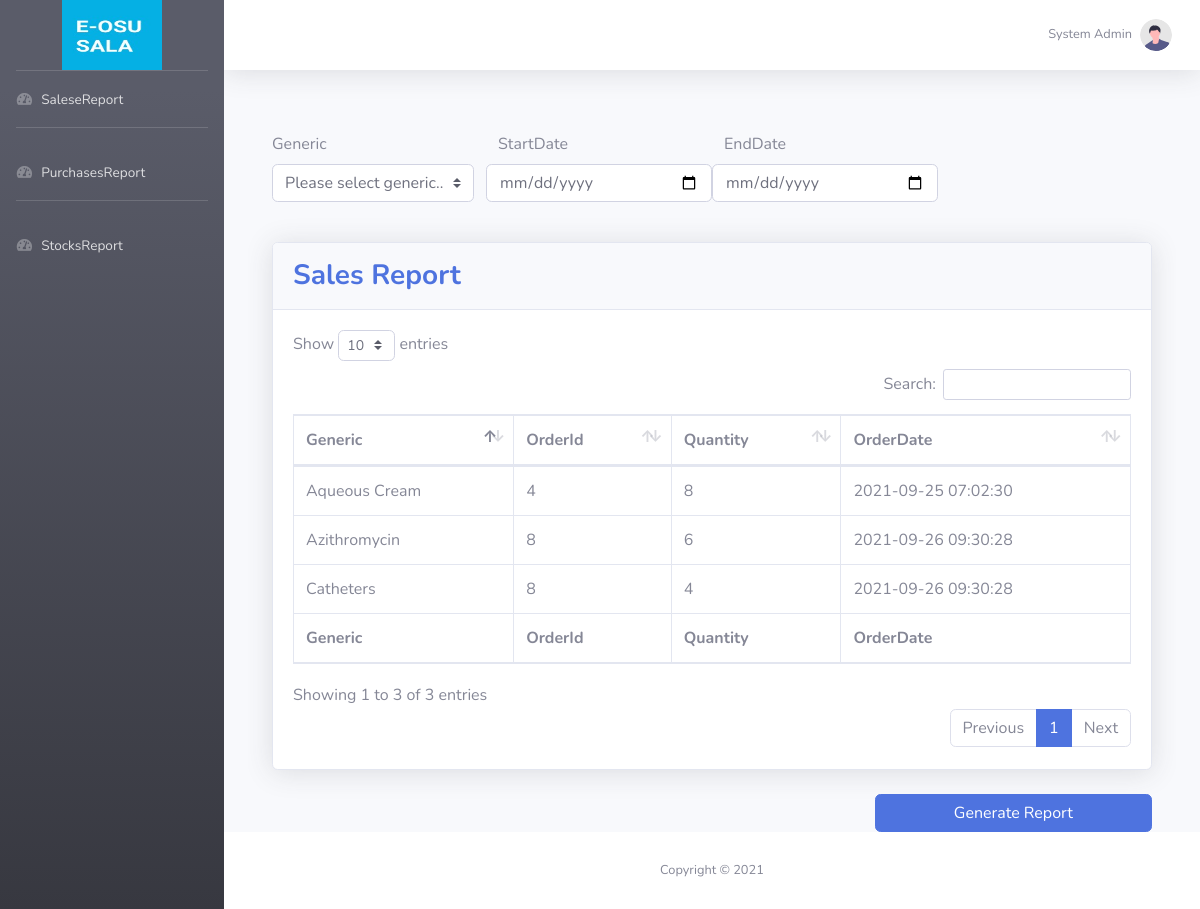
Page /view/report.php (signed in) on the committed database.
### tables this page shows
CREATE TABLE `bill` (
  `bill_id` int(11) NOT NULL,
  `customer_id` int(11) NOT NULL,
  `status` tinyint(4) NOT NULL DEFAULT 0,
  `create_date` datetime NOT NULL
);

### view/salesReport.php (the view, shortened to what this page needs)
<!DOCTYPE html>
<html lang="en">
<head>
</head>
<body id="page-top">
    <?php include '../config/database.php';
    ?>
    <form method="POST" action="report.php?page=salesReport">
        <div id="wrapper">
            <div id="content-wrapper" class="d-flex flex-column">
                <div id="content">
                    <div class="container-fluid">
                        <div class="row ">
                            <div class="col-3">
                                <label for="generic">Generic</label><br>
                                <select class="custom-select" id="generic_search" name="generic_search" required>
                                    <option disabled selected>Please select generic..</option>
                                </select>
                            </div>
                            <div class="col-3">
                                <label for="startdate">StartDate</label><br>
                                <div class="form-group row">
                                    <input type="date" class="form-control form-control-user" id="startdate" required
                                        name="startdate" placeholder="startdate">
                                </div>
                            </div>
                            <div class="col-3">
                                <label for="enddate">EndDate</label><br>
                                <div class="form-group row">
                                    <input type="date" class="form-control form-control-user" id="enddate" required
                                        name="enddate" placeholder="enddate">
                                </div>
                            </div>
                        </div>
                        <br>
                        <div class="card shadow mb-4">
                            <div class="card-header py-3">
                                <h3 class="m-0 font-weight-bold text-primary">Sales Report</h3>
                            </div>
                            <div class="card-body">
                                <div class="table-responsive">
                                    <table class="table table-bordered" id="dataTable12" width="100%" cellspacing="0">
                                        <thead>
                                            <tr>
                                                <th>Generic</th>
                                                <th>OrderId</th>
                                                <th>Quantity</th>
                                                <th>OrderDate</th>
                                            </tr>
                                        </thead>
                                        <tfoot>
                                            <tr>
                                                <th>Generic</th>
                                                <th>OrderId</th>
                                                <th>Quantity</th>
                                                <th>OrderDate</th>
                                            </tr>
                                        </tfoot>
                                        <tbody>
                                            <?php
                $sql = " SELECT SUM(Bill_item.quantity) as tot,Bill.bill_id as OrderID,Bill.create_date as date,
                GROUP_CONCAT(Product.name) as prod_list,Generic.name as generic
                FROM `Bill_item` , Bill, Product,Generic
                WHERE Bill.status = 1
                AND Bill_item.bill_id = Bill.bill_id
                AND Product.product_id = Bill_item.product_id
                AND Generic.generic_id = Product.Generic_generic_id ";
                $sql .= " GROUP BY Generic.generic_id  ";
                $cus = $conn->query($sql);
                if($cus ){
                                        while($row=$cus->fetch_assoc()):
                ?>
                                            <tr>
                                                <td><?php echo $row["generic"];  ?> </td>
                                                <td> <?php echo $row["OrderID"];  ?></td>
                                                <td> <?php echo $row["tot"];  ?></td>
                                                <td> <?php echo $row["date"];  ?></td>
                                            </tr>
                                            <?php
                                                endwhile;  } ?>
                                        </tbody>
                                    </table>
                                </div>
                            </div>
                        </div>
                        <div class="row ">
                            <div class="col-8"></div>
                            <div class="col-4">
                                <button type="submit" class="btn btn-primary btn-user btn-block">
                                    Generate Report
                            </div>
                        </div>
                    </div>
                </div>
            </div>
        </div>
    </form>
</body>
</html>

### rows in the picture
bill: generic "Aqueous Cream", bill_id "4", tot "8", create_date "2021-09-25 07:02:30"
bill: generic "Azithromycin", bill_id "8", tot "6", create_date "2021-09-26 09:30:28", generic "Catheters", tot "4"

### other values in the picture
$_SESSION["Name"] "System Admin"
